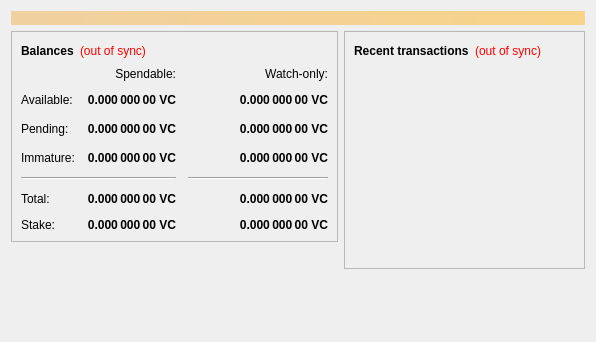
<?xml version="1.0" encoding="UTF-8"?>
<ui version="4.0">
 <class>OverviewPage</class>
 <widget class="QWidget" name="OverviewPage">
  <property name="geometry">
   <rect>
    <x>0</x>
    <y>0</y>
    <width>596</width>
    <height>342</height>
   </rect>
  </property>
  <property name="windowTitle">
   <string>Form</string>
  </property>
  <layout class="QVBoxLayout" name="topLayout">
   <item>
    <widget class="QLabel" name="labelAlerts">
     <property name="visible">
      <bool>false</bool>
     </property>
     <property name="styleSheet">
      <string notr="true">background-color: qlineargradient(x1: 0, y1: 0, x2: 1, y2: 0, stop:0 #F0D0A0, stop:1 #F8D488); color:#000000;</string>
     </property>
     <property name="wordWrap">
      <bool>true</bool>
     </property>
     <property name="margin">
      <number>3</number>
     </property>
    </widget>
   </item>
   <item>
    <layout class="QHBoxLayout" name="horizontalLayout" stretch="1,1">
     <item>
      <layout class="QVBoxLayout" name="verticalLayout_2">
       <item>
        <widget class="QFrame" name="frame">
         <property name="frameShape">
          <enum>QFrame::StyledPanel</enum>
         </property>
         <property name="frameShadow">
          <enum>QFrame::Raised</enum>
         </property>
         <layout class="QVBoxLayout" name="verticalLayout_4">
          <item>
           <layout class="QHBoxLayout" name="horizontalLayout_4">
            <item>
             <widget class="QLabel" name="label_5">
              <property name="font">
               <font>
                <weight>75</weight>
                <bold>true</bold>
               </font>
              </property>
              <property name="text">
               <string>Balances</string>
              </property>
             </widget>
            </item>
            <item>
             <widget class="QLabel" name="labelWalletStatus">
              <property name="cursor">
               <cursorShape>WhatsThisCursor</cursorShape>
              </property>
              <property name="toolTip">
               <string>The displayed information may be out of date. Your wallet automatically synchronizes with the Voicecoin network after a connection is established, but this process has not completed yet.</string>
              </property>
              <property name="styleSheet">
               <string notr="true">QLabel { color: red; }</string>
              </property>
              <property name="text">
               <string notr="true">(out of sync)</string>
              </property>
              <property name="alignment">
               <set>Qt::AlignLeading|Qt::AlignLeft|Qt::AlignVCenter</set>
              </property>
             </widget>
            </item>
            <item>
             <spacer name="horizontalSpacer_3">
              <property name="orientation">
               <enum>Qt::Horizontal</enum>
              </property>
              <property name="sizeHint" stdset="0">
               <size>
                <width>40</width>
                <height>20</height>
               </size>
              </property>
             </spacer>
            </item>
           </layout>
          </item>
          <item>
           <layout class="QGridLayout" name="gridLayout">
            <property name="spacing">
             <number>12</number>
            </property>
            <item row="2" column="2">
             <widget class="QLabel" name="labelWatchPending">
              <property name="font">
               <font>
                <weight>75</weight>
                <bold>true</bold>
               </font>
              </property>
              <property name="cursor">
               <cursorShape>IBeamCursor</cursorShape>
              </property>
              <property name="toolTip">
               <string>Unconfirmed transactions to watch-only addresses</string>
              </property>
              <property name="text">
               <string notr="true">0.000 000 00 VC</string>
              </property>
              <property name="alignment">
               <set>Qt::AlignRight|Qt::AlignTrailing|Qt::AlignVCenter</set>
              </property>
              <property name="textInteractionFlags">
               <set>Qt::LinksAccessibleByMouse|Qt::TextSelectableByKeyboard|Qt::TextSelectableByMouse</set>
              </property>
             </widget>
            </item>
            <item row="2" column="1">
             <widget class="QLabel" name="labelUnconfirmed">
              <property name="font">
               <font>
                <weight>75</weight>
                <bold>true</bold>
               </font>
              </property>
              <property name="cursor">
               <cursorShape>IBeamCursor</cursorShape>
              </property>
              <property name="toolTip">
               <string>Total of transactions that have yet to be confirmed, and do not yet count toward the spendable balance</string>
              </property>
              <property name="text">
               <string notr="true">0.000 000 00 VC</string>
              </property>
              <property name="alignment">
               <set>Qt::AlignRight|Qt::AlignTrailing|Qt::AlignVCenter</set>
              </property>
              <property name="textInteractionFlags">
               <set>Qt::LinksAccessibleByMouse|Qt::TextSelectableByKeyboard|Qt::TextSelectableByMouse</set>
              </property>
             </widget>
            </item>
            <item row="3" column="2">
             <widget class="QLabel" name="labelWatchImmature">
              <property name="font">
               <font>
                <weight>75</weight>
                <bold>true</bold>
               </font>
              </property>
              <property name="cursor">
               <cursorShape>IBeamCursor</cursorShape>
              </property>
              <property name="toolTip">
               <string>Mined balance in watch-only addresses that has not yet matured</string>
              </property>
              <property name="text">
               <string notr="true">0.000 000 00 VC</string>
              </property>
              <property name="alignment">
               <set>Qt::AlignRight|Qt::AlignTrailing|Qt::AlignVCenter</set>
              </property>
              <property name="textInteractionFlags">
               <set>Qt::LinksAccessibleByMouse|Qt::TextSelectableByKeyboard|Qt::TextSelectableByMouse</set>
              </property>
             </widget>
            </item>
            <item row="4" column="0" colspan="2">
             <widget class="Line" name="line">
              <property name="orientation">
               <enum>Qt::Horizontal</enum>
              </property>
             </widget>
            </item>
            <item row="4" column="2">
             <widget class="Line" name="lineWatchBalance">
              <property name="sizePolicy">
               <sizepolicy hsizetype="Preferred" vsizetype="Fixed">
                <horstretch>0</horstretch>
                <verstretch>0</verstretch>
               </sizepolicy>
              </property>
              <property name="minimumSize">
               <size>
                <width>140</width>
                <height>0</height>
               </size>
              </property>
              <property name="orientation">
               <enum>Qt::Horizontal</enum>
              </property>
             </widget>
            </item>
            <item row="5" column="0">
             <widget class="QLabel" name="labelTotalText">
              <property name="text">
               <string>Total:</string>
              </property>
             </widget>
            </item>
            <item row="3" column="1">
             <widget class="QLabel" name="labelImmature">
              <property name="font">
               <font>
                <weight>75</weight>
                <bold>true</bold>
               </font>
              </property>
              <property name="cursor">
               <cursorShape>IBeamCursor</cursorShape>
              </property>
              <property name="toolTip">
               <string>Mined balance that has not yet matured</string>
              </property>
              <property name="text">
               <string notr="true">0.000 000 00 VC</string>
              </property>
              <property name="alignment">
               <set>Qt::AlignRight|Qt::AlignTrailing|Qt::AlignVCenter</set>
              </property>
              <property name="textInteractionFlags">
               <set>Qt::LinksAccessibleByMouse|Qt::TextSelectableByKeyboard|Qt::TextSelectableByMouse</set>
              </property>
             </widget>
            </item>
            <item row="2" column="3">
             <spacer name="horizontalSpacer_2">
              <property name="orientation">
               <enum>Qt::Horizontal</enum>
              </property>
              <property name="sizeHint" stdset="0">
               <size>
                <width>40</width>
                <height>20</height>
               </size>
              </property>
             </spacer>
            </item>
            <item row="3" column="0">
             <widget class="QLabel" name="labelImmatureText">
              <property name="text">
               <string>Immature:</string>
              </property>
             </widget>
            </item>
            <item row="5" column="1">
             <widget class="QLabel" name="labelTotal">
              <property name="font">
               <font>
                <weight>75</weight>
                <bold>true</bold>
               </font>
              </property>
              <property name="cursor">
               <cursorShape>IBeamCursor</cursorShape>
              </property>
              <property name="toolTip">
               <string>Your current total balance</string>
              </property>
              <property name="text">
               <string notr="true">0.000 000 00 VC</string>
              </property>
              <property name="alignment">
               <set>Qt::AlignRight|Qt::AlignTrailing|Qt::AlignVCenter</set>
              </property>
              <property name="textInteractionFlags">
               <set>Qt::LinksAccessibleByMouse|Qt::TextSelectableByKeyboard|Qt::TextSelectableByMouse</set>
              </property>
             </widget>
            </item>
            <item row="5" column="2">
             <widget class="QLabel" name="labelWatchTotal">
              <property name="font">
               <font>
                <weight>75</weight>
                <bold>true</bold>
               </font>
              </property>
              <property name="cursor">
               <cursorShape>IBeamCursor</cursorShape>
              </property>
              <property name="toolTip">
               <string>Current total balance in watch-only addresses</string>
              </property>
              <property name="text">
               <string notr="true">0.000 000 00 VC</string>
              </property>
              <property name="alignment">
               <set>Qt::AlignRight|Qt::AlignTrailing|Qt::AlignVCenter</set>
              </property>
              <property name="textInteractionFlags">
               <set>Qt::LinksAccessibleByMouse|Qt::TextSelectableByKeyboard|Qt::TextSelectableByMouse</set>
              </property>
             </widget>
            </item>
            <item row="0" column="2">
             <widget class="QLabel" name="labelWatchonly">
              <property name="text">
               <string>Watch-only:</string>
              </property>
              <property name="alignment">
               <set>Qt::AlignRight|Qt::AlignTrailing|Qt::AlignVCenter</set>
              </property>
             </widget>
            </item>
            <item row="1" column="0">
             <widget class="QLabel" name="labelBalanceText">
              <property name="text">
               <string>Available:</string>
              </property>
             </widget>
            </item>
            <item row="1" column="1">
             <widget class="QLabel" name="labelBalance">
              <property name="font">
               <font>
                <weight>75</weight>
                <bold>true</bold>
               </font>
              </property>
              <property name="cursor">
               <cursorShape>IBeamCursor</cursorShape>
              </property>
              <property name="toolTip">
               <string>Your current spendable balance</string>
              </property>
              <property name="text">
               <string notr="true">0.000 000 00 VC</string>
              </property>
              <property name="alignment">
               <set>Qt::AlignRight|Qt::AlignTrailing|Qt::AlignVCenter</set>
              </property>
              <property name="textInteractionFlags">
               <set>Qt::LinksAccessibleByMouse|Qt::TextSelectableByKeyboard|Qt::TextSelectableByMouse</set>
              </property>
             </widget>
            </item>
            <item row="1" column="2">
             <widget class="QLabel" name="labelWatchAvailable">
              <property name="font">
               <font>
                <weight>75</weight>
                <bold>true</bold>
               </font>
              </property>
              <property name="cursor">
               <cursorShape>IBeamCursor</cursorShape>
              </property>
              <property name="toolTip">
               <string>Your current balance in watch-only addresses</string>
              </property>
              <property name="text">
               <string notr="true">0.000 000 00 VC</string>
              </property>
              <property name="alignment">
               <set>Qt::AlignRight|Qt::AlignTrailing|Qt::AlignVCenter</set>
              </property>
              <property name="textInteractionFlags">
               <set>Qt::LinksAccessibleByMouse|Qt::TextSelectableByKeyboard|Qt::TextSelectableByMouse</set>
              </property>
             </widget>
            </item>
            <item row="2" column="0">
             <widget class="QLabel" name="labelPendingText">
              <property name="text">
               <string>Pending:</string>
              </property>
             </widget>
            </item>
            <item row="0" column="1">
             <widget class="QLabel" name="labelSpendable">
              <property name="text">
               <string>Spendable:</string>
              </property>
              <property name="alignment">
               <set>Qt::AlignRight|Qt::AlignTrailing|Qt::AlignVCenter</set>
              </property>
             </widget>
            </item>
            <item row="6" column="0">
             <widget class="QLabel" name="labelStakeText">
              <property name="text">
               <string>Stake:</string>
              </property>
             </widget>
            </item>
            <item row="6" column="1">
             <widget class="QLabel" name="labelStake">
              <property name="font">
               <font>
                <weight>75</weight>
                <bold>true</bold>
               </font>
              </property>
              <property name="cursor">
               <cursorShape>IBeamCursor</cursorShape>
              </property>
              <property name="toolTip">
               <string>Your current balance that is used in stake generation</string>
              </property>
              <property name="text">
               <string notr="true">0.000 000 00 VC</string>
              </property>
              <property name="alignment">
               <set>Qt::AlignRight|Qt::AlignTrailing|Qt::AlignVCenter</set>
              </property>
              <property name="textInteractionFlags">
               <set>Qt::LinksAccessibleByMouse|Qt::TextSelectableByKeyboard|Qt::TextSelectableByMouse</set>
              </property>
             </widget>
            </item>
            <item row="6" column="2">
             <widget class="QLabel" name="labelWatchStake">
              <property name="font">
               <font>
                <weight>75</weight>
                <bold>true</bold>
               </font>
              </property>
              <property name="cursor">
               <cursorShape>IBeamCursor</cursorShape>
              </property>
              <property name="toolTip">
               <string>Your current balance that is used for stake generation in watch-only addresses</string>
              </property>
              <property name="text">
               <string notr="true">0.000 000 00 VC</string>
              </property>
              <property name="alignment">
               <set>Qt::AlignRight|Qt::AlignTrailing|Qt::AlignVCenter</set>
              </property>
              <property name="textInteractionFlags">
               <set>Qt::LinksAccessibleByMouse|Qt::TextSelectableByKeyboard|Qt::TextSelectableByMouse</set>
              </property>
             </widget>
            </item>
           </layout>
          </item>
         </layout>
        </widget>
       </item>
       <item>
        <spacer name="verticalSpacer">
         <property name="orientation">
          <enum>Qt::Vertical</enum>
         </property>
         <property name="sizeHint" stdset="0">
          <size>
           <width>20</width>
           <height>40</height>
          </size>
         </property>
        </spacer>
       </item>
      </layout>
     </item>
     <item>
      <layout class="QVBoxLayout" name="verticalLayout_3">
       <item>
        <widget class="QFrame" name="frame_2">
         <property name="frameShape">
          <enum>QFrame::StyledPanel</enum>
         </property>
         <property name="frameShadow">
          <enum>QFrame::Raised</enum>
         </property>
         <layout class="QVBoxLayout" name="verticalLayout">
          <item>
           <layout class="QHBoxLayout" name="horizontalLayout_2">
            <item>
             <widget class="QLabel" name="label_4">
              <property name="font">
               <font>
                <weight>75</weight>
                <bold>true</bold>
               </font>
              </property>
              <property name="text">
               <string>Recent transactions</string>
              </property>
             </widget>
            </item>
            <item>
             <widget class="QLabel" name="labelTransactionsStatus">
              <property name="cursor">
               <cursorShape>WhatsThisCursor</cursorShape>
              </property>
              <property name="toolTip">
               <string>The displayed information may be out of date. Your wallet automatically synchronizes with the Voicecoin network after a connection is established, but this process has not completed yet.</string>
              </property>
              <property name="styleSheet">
               <string notr="true">QLabel { color: red; }</string>
              </property>
              <property name="text">
               <string notr="true">(out of sync)</string>
              </property>
              <property name="alignment">
               <set>Qt::AlignRight|Qt::AlignTrailing|Qt::AlignVCenter</set>
              </property>
             </widget>
            </item>
            <item>
             <spacer name="horizontalSpacer">
              <property name="orientation">
               <enum>Qt::Horizontal</enum>
              </property>
              <property name="sizeHint" stdset="0">
               <size>
                <width>40</width>
                <height>20</height>
               </size>
              </property>
             </spacer>
            </item>
           </layout>
          </item>
          <item>
           <widget class="QListView" name="listTransactions">
            <property name="styleSheet">
             <string notr="true">QListView { background: transparent; }</string>
            </property>
            <property name="frameShape">
             <enum>QFrame::NoFrame</enum>
            </property>
            <property name="verticalScrollBarPolicy">
             <enum>Qt::ScrollBarAlwaysOff</enum>
            </property>
            <property name="horizontalScrollBarPolicy">
             <enum>Qt::ScrollBarAlwaysOff</enum>
            </property>
            <property name="selectionMode">
             <enum>QAbstractItemView::NoSelection</enum>
            </property>
           </widget>
          </item>
         </layout>
        </widget>
       </item>
       <item>
        <spacer name="verticalSpacer_2">
         <property name="orientation">
          <enum>Qt::Vertical</enum>
         </property>
         <property name="sizeHint" stdset="0">
          <size>
           <width>20</width>
           <height>40</height>
          </size>
         </property>
        </spacer>
       </item>
      </layout>
     </item>
    </layout>
   </item>
  </layout>
 </widget>
 <resources/>
 <connections/>
</ui>
